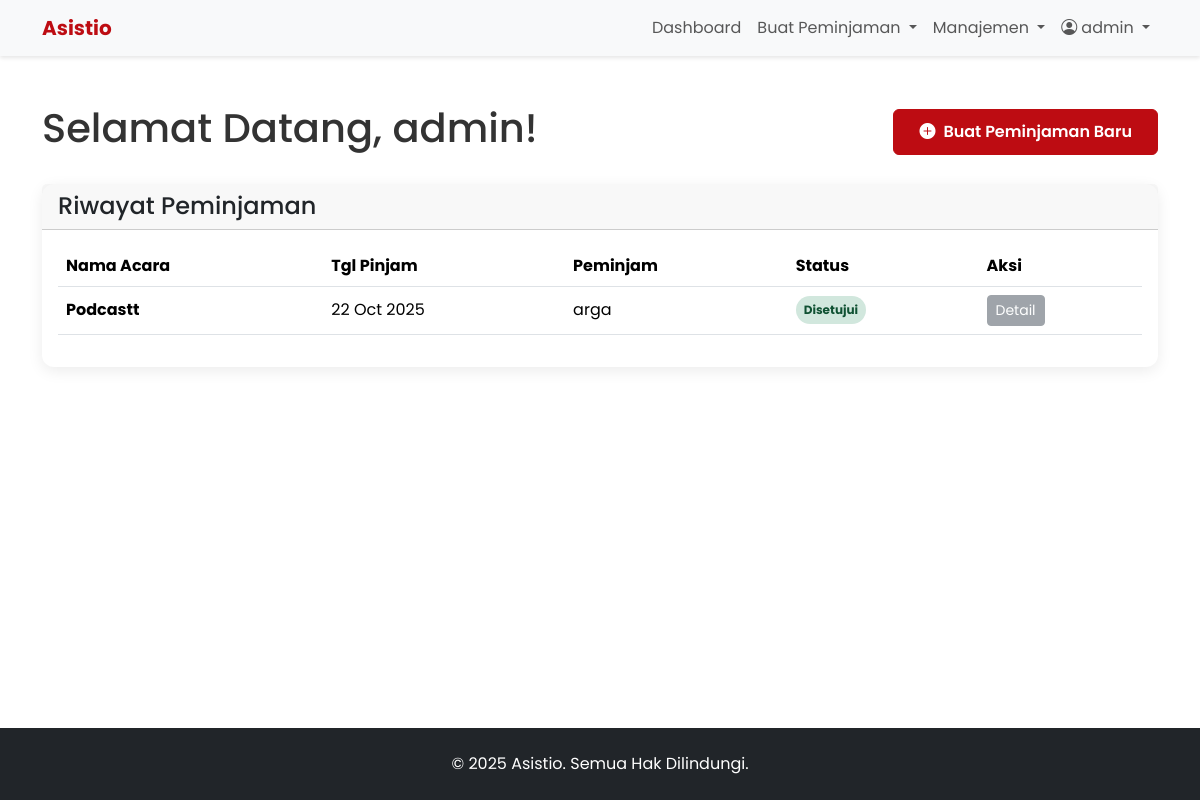
The page /dashboard (signed in) on the database its author committed.
### models.py (models this page shows)
class User(db.Model, UserMixin):
    id = db.Column(db.Integer, primary_key=True)
    nama = db.Column(db.String(100), nullable=False)
    username = db.Column(db.String(80), unique=True, nullable=False)
    password = db.Column(db.String(200), nullable=False)
    role = db.Column(db.String(20), nullable=False, default='siswa')
    peminjaman = db.relationship('Peminjaman', backref='peminjam', lazy=True)

class Peminjaman(db.Model):
    id = db.Column(db.Integer, primary_key=True)
    nama_acara = db.Column(db.String(200), nullable=False)
    tanggal_pinjam = db.Column(db.Date, nullable=False)
    status = db.Column(db.String(50), nullable=False, default='Menunggu Persetujuan')
    user_id = db.Column(db.Integer, db.ForeignKey('user.id'), nullable=False)
    ruangan_id = db.Column(db.Integer, db.ForeignKey('ruangan.id'), nullable=True) # nullable=True artinya boleh kosong
    ruangan = db.relationship('Ruangan')
    detail = db.relationship('DetailPeminjaman', backref='peminjaman', lazy=True, cascade="all, delete-orphan")

### app.py (the view)
@app.route('/dashboard')
@login_required
def dashboard():
    if current_user.role == 'guru':
        peminjaman_list = Peminjaman.query.order_by(Peminjaman.tanggal_pinjam.desc()).all()
    else:
        peminjaman_list = Peminjaman.query.filter_by(user_id=current_user.id).order_by(Peminjaman.tanggal_pinjam.desc()).all()
    return render_template('dashboard.html', peminjaman_list=peminjaman_list)

### app.py (called while the page is built)
@login_manager.user_loader
def load_user(user_id):
    return db.session.get(User, int(user_id))

### templates/dashboard.html (shortened to what this page needs)
{% extends 'base.html' %}
{% block content %}
<div class="d-flex justify-content-between align-items-center mb-4">
    <h1>Selamat Datang, {{ current_user.nama }}!</h1>
    <a href="{{ url_for('pinjam') }}" class="btn btn-primary"><i class="bi bi-plus-circle-fill me-2"></i>Buat Peminjaman Baru</a>
</div>
<div class="card"><div class="card-header"><h4 class="card-title mb-0">Riwayat Peminjaman</h4></div>
<div class="card-body"><div class="table-responsive">
<table class="table table-hover align-middle">
<thead><tr>
    <th>Nama Acara</th><th>Tgl Pinjam</th>
    {% if current_user.role == 'guru' %}<th>Peminjam</th>{% endif %}
    <th>Status</th><th>Aksi</th>
</tr></thead>
<tbody>
{% for peminjaman in peminjaman_list %}
<tr>
    <td><strong>{{ peminjaman.nama_acara }}</strong></td>
    <td>{{ peminjaman.tanggal_pinjam.strftime('%d %b %Y') }}</td>
    {% if current_user.role == 'guru' %}<td>{{ peminjaman.peminjam.nama }}</td>{% endif %}
    <td><span class="badge rounded-pill p-2 status-{{ peminjaman.status.split(' ')[0] }}">{{ peminjaman.status }}</span></td>
    <td>
    {% if current_user.role == 'guru' and peminjaman.status == 'Menunggu Persetujuan' %}
        <form action="{{ url_for('setujui_peminjaman', id=peminjaman.id) }}" method="POST" class="d-inline"><button type="submit" class="btn btn-success btn-sm">Setujui</button></form>
        <form action="{{ url_for('tolak_peminjaman', id=peminjaman.id) }}" method="POST" class="d-inline"><button type="submit" class="btn btn-danger btn-sm">Tolak</button></form>
    {% else %}
        <button class="btn btn-secondary btn-sm" disabled>Detail</button>
    {% endif %}
    </td>
</tr>
{% else %}
<tr><td colspan="5" class="text-center">Belum ada riwayat peminjaman.</td></tr>
{% endfor %}
</tbody></table>
</div></div></div>
{% endblock %}

### templates/base.html (shortened to what this page needs)
<!doctype html>
<html lang="id">
<head>
    <link href="https://cdn.jsdelivr.net/npm/bootstrap@5.3.2/dist/css/bootstrap.min.css" rel="stylesheet">
    <link rel="stylesheet" href="{{ url_for('static', filename='css/style.css') }}">
    <link rel="stylesheet" href="https://cdn.jsdelivr.net/npm/bootstrap-icons@1.11.1/font/bootstrap-icons.css">
</head>
<body class="d-flex flex-column min-vh-100">
    <nav class="navbar navbar-expand-lg bg-body-tertiary sticky-top">
        <div class="container">
            <a class="navbar-brand" href="{{ url_for('index') }}">Asistio</a>
            <div class="collapse navbar-collapse" id="navbarNav">
                <ul class="navbar-nav ms-auto align-items-center">
                    {% if current_user.is_authenticated %}
                        <li class="nav-item"><a class="nav-link" href="{{ url_for('dashboard') }}">Dashboard</a></li>
                        <li class="nav-item dropdown">
                            <a class="nav-link dropdown-toggle" href="#" role="button" data-bs-toggle="dropdown" aria-expanded="false">
                                Buat Peminjaman
                            </a>
                        </li>
                        {% if current_user.role == 'guru' %}
                        <li class="nav-item dropdown">
                            <a class="nav-link dropdown-toggle" href="#" role="button" data-bs-toggle="dropdown" aria-expanded="false">
                                Manajemen
                            </a>
                        </li>
                        {% endif %}
                        <li class="nav-item dropdown">
                            <a class="nav-link dropdown-toggle" href="#" role="button" data-bs-toggle="dropdown" aria-expanded="false">
                                <i class="bi bi-person-circle me-1"></i>{{ current_user.nama }}
                            </a>
                        </li>
                    {% else %}
                        <li class="nav-item"><a class="nav-link" href="{{ url_for('login') }}">Login</a></li>
                        <li class="nav-item"><a class="btn btn-primary ms-2" href="{{ url_for('register') }}">Register</a></li>
                    {% endif %}
                </ul>
            </div>
        </div>
    </nav>
    <main class="container my-5">
        {% block content %}{% endblock %}
    </main>
    <footer class="bg-dark text-white text-center p-4 mt-auto">
        <p class="mb-0">&copy; 2025 Asistio. Semua Hak Dilindungi.</p>
    </footer>
</body>
</html>

### static/css/style.css (style rules this page uses)
:root { --primary-red: #BD0C12; --dark-color: #1a1a1a; --light-color: #FFFFFF; --grey-color: #f8f9fa; --text-color: #333; }
body { font-family: 'Poppins', sans-serif; color: var(--text-color); background-color: var(--light-color); }
.navbar { box-shadow: 0 2px 4px rgba(0,0,0,.1); }
.navbar-brand { font-weight: 700; color: var(--primary-red) !important; }
.btn-primary { background-color: var(--primary-red); border-color: var(--primary-red); font-weight: 600; padding: 10px 25px; transition: all 0.3s ease; }
.card { border: none; box-shadow: 0 4px 15px rgba(0,0,0,.08); border-radius: 12px; }
.status-Disetujui { background-color: #d1e7dd; color: #0f5132; }

### rows shown on the page
User: nama "admin"
Peminjaman: nama_acara "Podcastt", tanggal_pinjam "22 Oct 2025", peminjam.nama "arga", status "Disetujui", shows "Detail"
